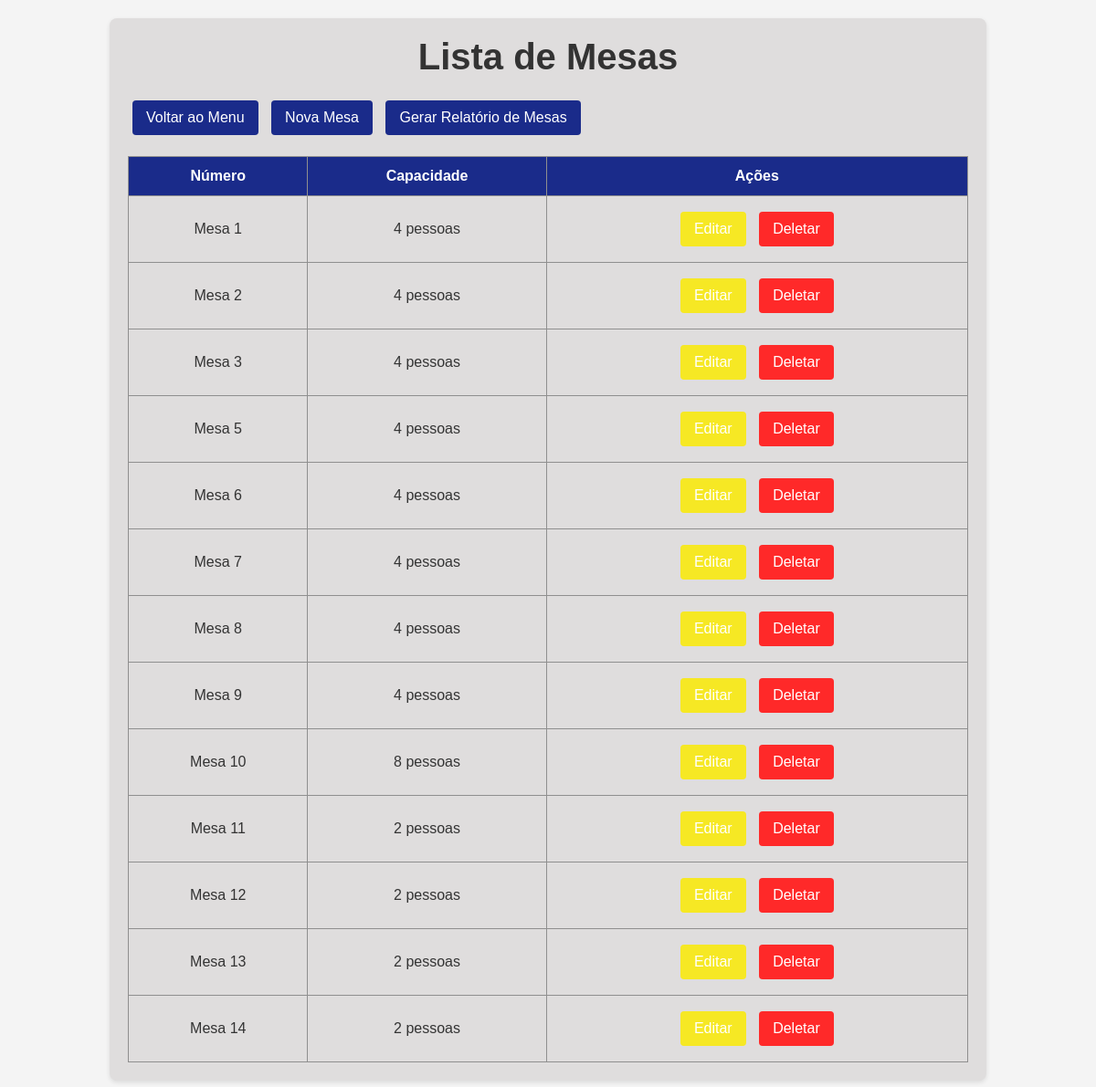
Page /mesas/ (signed in) on the committed database.
### core/models.py (models this page shows, shortened)
class Mesa(models.Model):
    numero = models.IntegerField(unique=True)  # Número da mesa
    capacidade = models.IntegerField()  # Capacidade da mesa

### core/views.py (the view)
# urls.py: path('mesas/', listar_mesas, name='listar_mesas'),
@login_required
def listar_mesas(request):
    mesas = Mesa.objects.all()  # Busca todas as mesas.
    return render(request, 'core/mesas/listar_mesas.html', {'mesas': mesas})  # Renderiza a lista de mesas.

### core/templates/core/mesas/listar_mesas.html
{% block content %}
{% load static %}
<head>
    <link rel="stylesheet" href="{% static 'css/lista.css' %}">
</head>
<div class="container">
    <h1>Lista de Mesas</h1>
    <a href="{% url 'menu' %}" class="button">Voltar ao Menu</a>
    <a href="{% url 'criar_mesa' %}" class="button">Nova Mesa</a>
    <a href="{% url 'gerar_relatorio_mesas' %}" target="_blank" class="button">Gerar Relatório de Mesas</a>
    <br>
    <br>
    <table>
        <thead>
            <tr>
                <th>Número</th>
                <th>Capacidade</th>
                <th>Ações</th>
            </tr>
        </thead>
        <tbody>
            {% for mesa in mesas %}
            <tr>
                <td>Mesa {{ mesa.numero }}</td>
                <td>{{ mesa.capacidade }} pessoas</td>
                <td>
                    <a href="{% url 'atualizar_mesa' mesa.id %}" class="button-editar">Editar</a>
                    <a href="{% url 'deletar_mesa' mesa.id %}" class="button-deletar">Deletar</a>
                </td>
            </tr>
            {% empty %}
            <tr>
                <td colspan="5">Nenhuma reserva encontrada.</td>
            </tr>
            {% endfor %}
        </tbody>
    </table>
</div>
{% endblock %}

### core/static/css/lista.css (style rules this page uses)
* { margin: 0; padding: 0; box-sizing: border-box; }
.container { width: 80%; margin: 20px auto; padding: 20px; background-color: #dfdddd; border-radius: 8px; box-shadow: 0 2px 5px rgba(0, 0, 0, 0.1); }
h1 { font-size: 2.5em; margin-bottom: 20px; text-align: center; }
table { width: 100%; border-collapse: collapse; }
table th, table td { padding: 12px; text-align: center; border: 1px solid #8f8f8f; }
table th { background: #1a2b8a; color: white; }
.button { display: inline-block; padding: 10px 15px; margin: 5px; color: white; background: #1a2b8a; border: none; border-radius: 4px; text-decoration: none; transition: background-color 0.3s; }
.button-editar { display: inline-block; padding: 10px 15px; margin: 5px; color: rgb(255, 255, 255); background: #f6e824; border: none; border-radius: 4px; text-decoration: none; transition: background-color 0.3s; }
.button-deletar { display: inline-block; padding: 10px 15px; margin: 5px; color: rgb(255, 255, 255); background: #ff2929; border: none; border-radius: 4px; text-decoration: none; transition: background-color 0.3s; }

### rows in the picture
Mesa: numero "1", capacidade "4"
Mesa: numero "2", capacidade "4"
Mesa: numero "3", capacidade "4"
Mesa: numero "5", capacidade "4"
Mesa: numero "6", capacidade "4"
Mesa: numero "7", capacidade "4"
Mesa: numero "8", capacidade "4"
Mesa: numero "9", capacidade "4"
Mesa: numero "10", capacidade "8"
Mesa: numero "11", capacidade "2"
Mesa: numero "12", capacidade "2"
Mesa: numero "13", capacidade "2"
Mesa: numero "14", capacidade "2"
